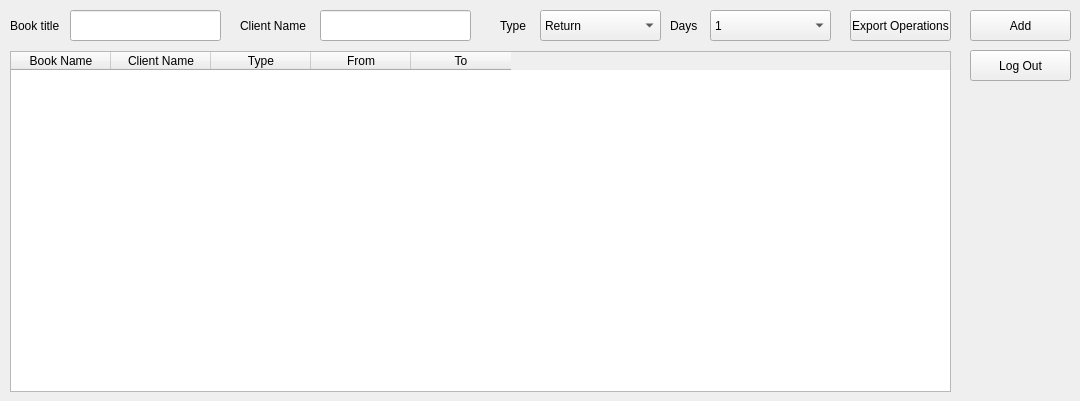
    <widget class="QWidget" name="tab">
     <attribute name="title">
      <string>Operations</string>
     </attribute>
     <widget class="QLabel" name="label_3">
      <property name="geometry">
       <rect>
        <x>670</x>
        <y>10</y>
        <width>31</width>
        <height>31</height>
       </rect>
      </property>
      <property name="font">
       <font>
        <family>Segoe UI</family>
       </font>
      </property>
      <property name="text">
       <string>Days</string>
      </property>
     </widget>
     <widget class="QComboBox" name="comboBox_2">
      <property name="geometry">
       <rect>
        <x>710</x>
        <y>10</y>
        <width>121</width>
        <height>31</height>
       </rect>
      </property>
      <property name="font">
       <font>
        <family>Segoe UI</family>
       </font>
      </property>
      <item>
       <property name="text">
        <string>1</string>
       </property>
      </item>
      <item>
       <property name="text">
        <string>2</string>
       </property>
      </item>
      <item>
       <property name="text">
        <string>3</string>
       </property>
      </item>
      <item>
       <property name="text">
        <string>4</string>
       </property>
      </item>
      <item>
       <property name="text">
        <string>5</string>
       </property>
      </item>
      <item>
       <property name="text">
        <string>6</string>
       </property>
      </item>
      <item>
       <property name="text">
        <string>7</string>
       </property>
      </item>
     </widget>
     <widget class="QPushButton" name="pushButton_8">
      <property name="geometry">
       <rect>
        <x>970</x>
        <y>10</y>
        <width>101</width>
        <height>31</height>
       </rect>
      </property>
      <property name="text">
       <string>Add</string>
      </property>
     </widget>
     <widget class="QTableWidget" name="tableWidget">
      <property name="geometry">
       <rect>
        <x>10</x>
        <y>51</y>
        <width>941</width>
        <height>341</height>
       </rect>
      </property>
      <column>
       <property name="text">
        <string>Book Name</string>
       </property>
      </column>
      <column>
       <property name="text">
        <string>Client Name</string>
       </property>
      </column>
      <column>
       <property name="text">
        <string>Type</string>
       </property>
      </column>
      <column>
       <property name="text">
        <string>From</string>
       </property>
      </column>
      <column>
       <property name="text">
        <string>To</string>
       </property>
      </column>
     </widget>
     <widget class="QPushButton" name="pushButton_7">
      <property name="geometry">
       <rect>
        <x>850</x>
        <y>10</y>
        <width>101</width>
        <height>31</height>
       </rect>
      </property>
      <property name="font">
       <font>
        <family>Segoe UI</family>
       </font>
      </property>
      <property name="text">
       <string>Export Operations</string>
      </property>
     </widget>
     <widget class="QLabel" name="label">
      <property name="geometry">
       <rect>
        <x>10</x>
        <y>10</y>
        <width>61</width>
        <height>31</height>
       </rect>
      </property>
      <property name="font">
       <font>
        <family>Segoe UI</family>
       </font>
      </property>
      <property name="text">
       <string>Book title</string>
      </property>
     </widget>
     <widget class="QLineEdit" name="lineEdit">
      <property name="geometry">
       <rect>
        <x>70</x>
        <y>10</y>
        <width>151</width>
        <height>31</height>
       </rect>
      </property>
      <property name="font">
       <font>
        <family>Segoe UI</family>
       </font>
      </property>
     </widget>
     <widget class="QComboBox" name="comboBox">
      <property name="geometry">
       <rect>
        <x>540</x>
        <y>10</y>
        <width>121</width>
        <height>31</height>
       </rect>
      </property>
      <property name="font">
       <font>
        <family>Segoe UI</family>
       </font>
      </property>
      <item>
       <property name="text">
        <string>Return</string>
       </property>
      </item>
      <item>
       <property name="text">
        <string>Borrow</string>
       </property>
      </item>
     </widget>
     <widget class="QLabel" name="label_2">
      <property name="geometry">
       <rect>
        <x>500</x>
        <y>10</y>
        <width>31</width>
        <height>31</height>
       </rect>
      </property>
      <property name="font">
       <font>
        <family>Segoe UI</family>
       </font>
      </property>
      <property name="text">
       <string>Type</string>
      </property>
     </widget>
     <widget class="QLabel" name="label_38">
      <property name="geometry">
       <rect>
        <x>240</x>
        <y>10</y>
        <width>71</width>
        <height>31</height>
       </rect>
      </property>
      <property name="font">
       <font>
        <family>Segoe UI</family>
       </font>
      </property>
      <property name="text">
       <string>Client Name</string>
      </property>
     </widget>
     <widget class="QLineEdit" name="lineEdit_27">
      <property name="geometry">
       <rect>
        <x>320</x>
        <y>10</y>
        <width>151</width>
        <height>31</height>
       </rect>
      </property>
      <property name="font">
       <font>
        <family>Segoe UI</family>
       </font>
      </property>
     </widget>
     <widget class="QPushButton" name="pushButton_36">
      <property name="geometry">
       <rect>
        <x>970</x>
        <y>50</y>
        <width>101</width>
        <height>31</height>
       </rect>
      </property>
      <property name="text">
       <string>Log Out</string>
      </property>
     </widget>
    </widget>
